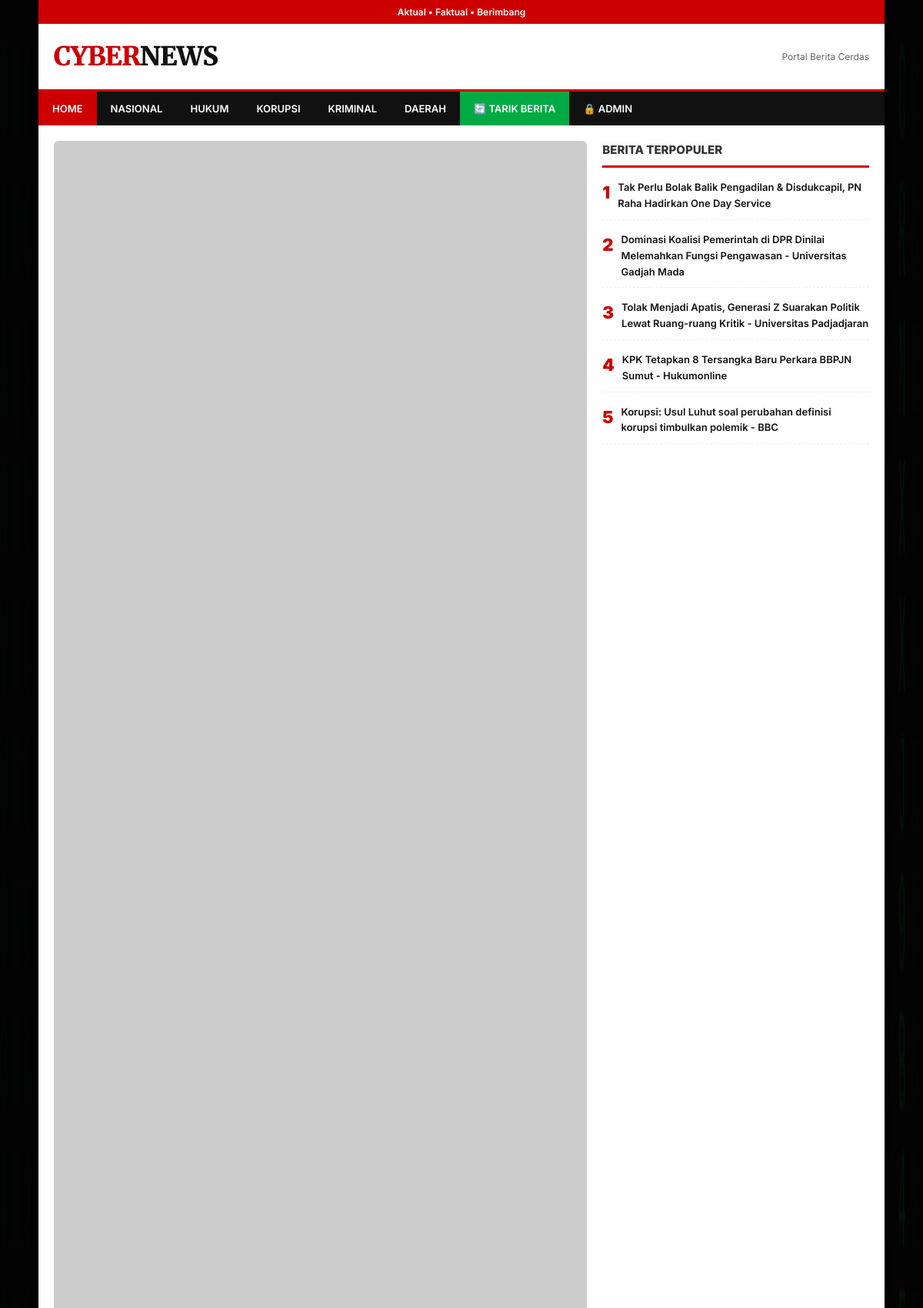
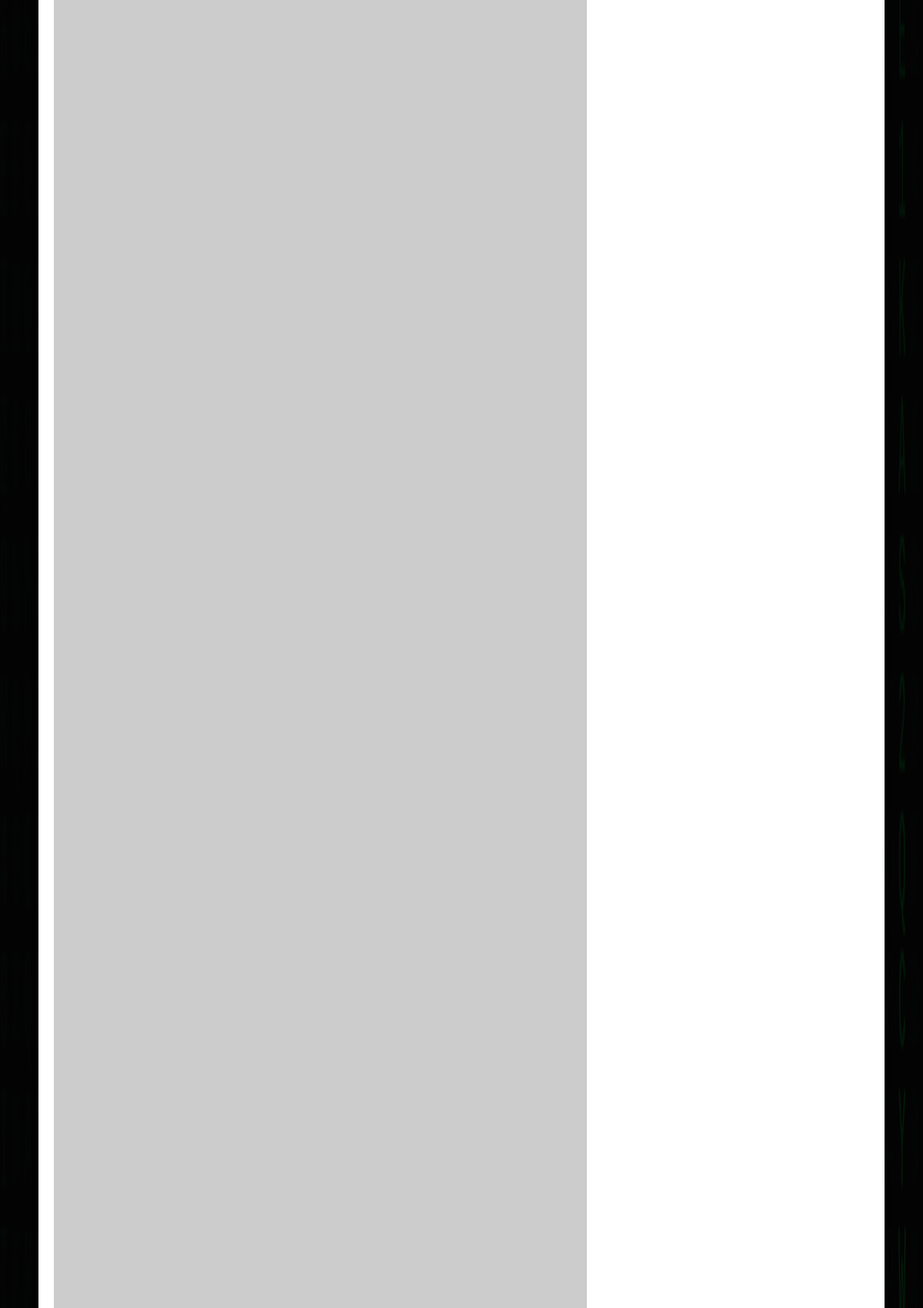
The page / (upper part) on the database its author committed (2 pictures, top to bottom).
### tables this page shows
CREATE TABLE articles (
            id INTEGER PRIMARY KEY AUTOINCREMENT,
            title TEXT NOT NULL,
            category TEXT NOT NULL,
            author TEXT,
            content TEXT,
            image_url TEXT,
            image_path TEXT,
            source TEXT,
            link TEXT,
            is_auto INTEGER DEFAULT 0,
            created_at TEXT NOT NULL,
            views INTEGER DEFAULT 0
        );

### app.py (the view)
@app.route('/')
def index():
    articles = db_news.get_all()
    popular = db_news.get_popular()
    return render_template('index.html', articles=articles, popular=popular)

### db_news.py (called while the page is built)
def get_all(limit=None):
    conn = sqlite3.connect(DB_NAME)
    conn.row_factory = sqlite3.Row
    cursor = conn.cursor()
    q = "SELECT * FROM articles ORDER BY id DESC"
    if limit: q += f" LIMIT {limit}"
    cursor.execute(q)
    rows = [dict(r) for r in cursor.fetchall()]
    conn.close()
    return rows

def get_popular(limit=5):
    conn = sqlite3.connect(DB_NAME)
    conn.row_factory = sqlite3.Row
    cursor = conn.cursor()
    cursor.execute("SELECT * FROM articles ORDER BY views DESC LIMIT ?", (limit,))
    rows = [dict(r) for r in cursor.fetchall()]
    conn.close()
    return rows

### templates/index.html (shortened to what this page needs)
{% extends "base.html" %}
{% block content %}
    {% for article in articles %}
        {% if article.image_path %}
            {% set img = url_for('static', filename=article.image_path) %}
        {% elif article.image_url %}
            {% set img = article.image_url %}
        {% else %}
            {% set img = 'https://picsum.photos/seed/' + article.id|string + '/800/450' %}
        {% endif %}
        {% if loop.first %}
            <div class="headline">
                <img src="{{ img }}" alt="{{ article.title }}" onerror="this.src='https://picsum.photos/seed/{{ article.id + 99 }}/800/450';">
            </div>
        {% endif %}
    {% else %}
        <p style="text-align:center; padding:40px; color:#888;">Belum ada berita. Klik tombol <b>🔄 TARIK BERITA</b> di atas atau tambahkan berita dari menu Admin.</p>
    {% endfor %}
{% endblock %}

### templates/base.html (shortened to what this page needs)
<!DOCTYPE html>
<html lang="id">
<head>
</head>
<body>
    <div class="site">
        <div class="topbar">Aktual • Faktual • Berimbang</div>
        <div class="header">
            <div class="logo">CYBER<span>NEWS</span></div>
            <div style="font-size: 12px; color:#666;">Portal Berita Cerdas</div>
        </div>
        <div class="navbar">
            <ul>
                <li><a href="/" class="{{ 'active' if request.path == '/' else '' }}">HOME</a></li>
                <li><a href="/kategori/NASIONAL" class="{{ 'active' if '/NASIONAL' in request.path else '' }}">NASIONAL</a></li>
                <li><a href="/kategori/HUKUM" class="{{ 'active' if '/HUKUM' in request.path else '' }}">HUKUM</a></li>
                <li><a href="/kategori/KORUPSI" class="{{ 'active' if '/KORUPSI' in request.path else '' }}">KORUPSI</a></li>
                <li><a href="/kategori/KRIMINAL" class="{{ 'active' if '/KRIMINAL' in request.path else '' }}">KRIMINAL</a></li>
                <li><a href="/kategori/DAERAH" class="{{ 'active' if '/DAERAH' in request.path else '' }}">DAERAH</a></li>
                <li><a href="/refresh" class="nav-refresh">🔄 TARIK BERITA</a></li>
                <li><a href="/admin">🔒 ADMIN</a></li>
            </ul>
        </div>
        <div class="layout">
            <div class="main">{% block content %}{% endblock %}</div>
            <div class="sidebar">
                <h3>BERITA TERPOPULER</h3>
                {% for p in popular %}
                <div class="pop">
                    <div class="pop-num">{{ loop.index }}</div>
                    <div class="pop-t"><a href="/baca/{{ p.id }}">{{ p.title }}</a></div>
                </div>
                {% else %}
                <p style="font-size:12px; color:#888;">Belum ada data.</p>
                {% endfor %}
            </div>
        </div>
    </div>
</body>
</html>

### templates/base.html (style rules this page uses)
* { box-sizing: border-box; margin: 0; padding: 0; }
body { font-family: 'Inter', sans-serif; background: #050505; color: #333; line-height: 1.6; }
.site { position: relative; z-index: 10; max-width: 1100px; margin: 0 auto; background: #fff; min-height: 100vh; box-shadow: 0 0 40px rgba(0,0,0,0.8); }
.topbar { background: #cc0000; color: #fff; text-align: center; font-size: 12px; padding: 6px; font-weight: 600; }
.header { display: flex; justify-content: space-between; align-items: center; padding: 15px 20px; border-bottom: 3px solid #cc0000; }
.logo { font-family: 'Merriweather', serif; font-size: 34px; font-weight: 900; color: #cc0000; letter-spacing: -1px; }
.logo span { color: #111; }
.navbar { background: #111; }
.navbar ul { list-style: none; display: flex; overflow-x: auto; white-space: nowrap; }
.navbar a { display: block; color: #fff; text-decoration: none; padding: 12px 18px; font-size: 13px; font-weight: 600; text-transform: uppercase; }
.navbar a:hover, .navbar a.active { background: #cc0000; }
.nav-refresh { background: #00aa44 !important; }
.layout { display: grid; grid-template-columns: 1fr; gap: 20px; padding: 20px; }
@media (min-width: 768px) { .layout { grid-template-columns: 2fr 1fr; } }
.headline { margin-bottom: 30px; }
.headline img { width: 100%; border-radius: 6px; margin-bottom: 15px; }
.sidebar h3 { font-size: 15px; font-weight: 800; border-bottom: 3px solid #cc0000; padding-bottom: 8px; margin-bottom: 15px; }
.pop { display: flex; gap: 10px; margin-bottom: 15px; padding-bottom: 10px; border-bottom: 1px dashed #eee; }
.pop-num { font-size: 22px; font-weight: 900; color: #cc0000; }
.pop-t { font-size: 13px; font-weight: 600; }
.pop-t a { color: #111; text-decoration: none; }

### rows shown on the page
articles: title "Tak Perlu Bolak Balik Pengadilan & Disdukcapil, PN Raha Hadirkan One Day Service"
articles: title "Dominasi Koalisi Pemerintah di DPR Dinilai Melemahkan Fungsi Pengawasan - Universitas Gadjah Mada"
articles: title "Tolak Menjadi Apatis, Generasi Z Suarakan Politik Lewat Ruang-ruang Kritik - Universitas Padjadjaran"
articles: title "KPK Tetapkan 8 Tersangka Baru Perkara BBPJN Sumut - Hukumonline"
articles: title "Korupsi: Usul Luhut soal perubahan definisi korupsi timbulkan polemik - BBC"
